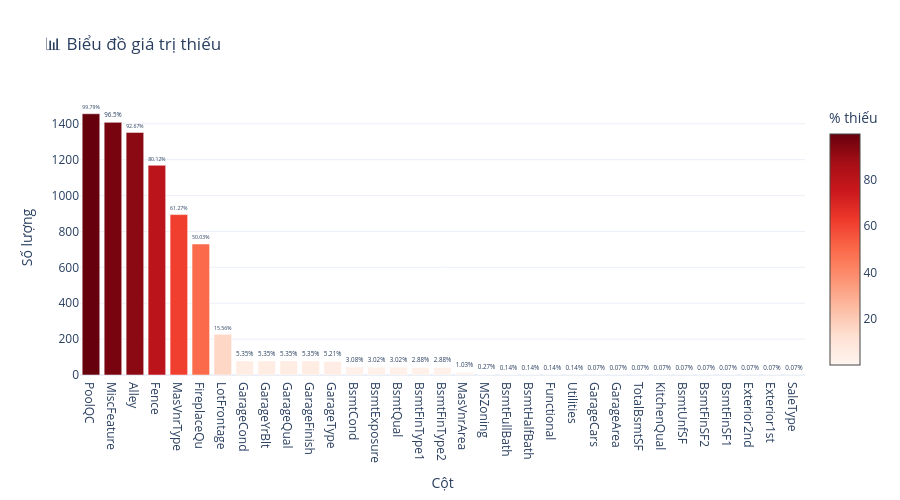

The notebook cell saved with this chart:
### Code cell
eda_test.missing_values()

### Figure 1 — Plotly figure (JSON) as saved in the notebook; plotly's stock layout.template omitted (floating-point values rounded to 4 significant figures)
{"data": [{"marker": {"color": [99.79, 96.5, 92.67, 80.12, 61.27, 50.03, 15.56, 5.35, 5.35, 5.35, 5.35, 5.21, 3.08, 3.02, 3.02, 2.88, 2.88, 1.03, 0.27, 0.14, 0.14, 0.14, 0.14, 0.07, 0.07, 0.07, 0.07, 0.07, 0.07, 0.07, 0.07, 0.07, 0.07], "colorbar": {"title": {"text": "% thiếu"}}, "colorscale": [[0, "rgb(255,245,240)"], [0.125, "rgb(254,224,210)"], [0.25, "rgb(252,187,161)"], [0.375, "rgb(252,146,114)"], [0.5, "rgb(251,106,74)"], [0.625, "rgb(239,59,44)"], [0.75, "rgb(203,24,29)"], [0.875, "rgb(165,15,21)"], [1, "rgb(103,0,13)"]], "showscale": true}, "text": ["99.79%", "96.5%", "92.67%", "80.12%", "61.27%", "50.03%", "15.56%", "5.35%", "5.35%", "5.35%", "5.35%", "5.21%", "3.08%", "3.02%", "3.02%", "2.88%", "2.88%", "1.03%", "0.27%", "0.14%", "0.14%", "0.14%", "0.14%", "0.07%", "0.07%", "0.07%", "0.07%", "0.07%", "0.07%", "0.07%", "0.07%", "0.07%", "0.07%"], "textposition": "outside", "type": "bar", "x": ["PoolQC", "MiscFeature", "Alley", "Fence", "MasVnrType", "FireplaceQu", "LotFrontage", "GarageCond", "GarageYrBlt", "GarageQual", "GarageFinish", "GarageType", "BsmtCond", "BsmtExposure", "BsmtQual", "BsmtFinType1", "BsmtFinType2", "MasVnrArea", "MSZoning", "BsmtFullBath", "BsmtHalfBath", "Functional", "Utilities", "GarageCars", "GarageArea", "TotalBsmtSF", "KitchenQual", "BsmtUnfSF", "BsmtFinSF2", "BsmtFinSF1", "Exterior2nd", "Exterior1st", "SaleType"], "y": [1456, 1408, 1352, 1169, 894, 730, 227, 78, 78, 78, 78, 76, 45, 44, 44, 42, 42, 15, 4, 2, 2, 2, 2, 1, 1, 1, 1, 1, 1, 1, 1, 1, 1]}], "layout": {"height": 500, "title": {"text": "📊 Biểu đồ giá trị thiếu"}, "xaxis": {"title": {"text": "Cột"}}, "yaxis": {"title": {"text": "Số lượng"}}}}
